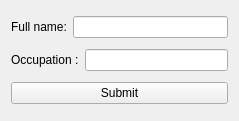
<?xml version="1.0" encoding="UTF-8"?>
<ui version="4.0">
 <class>Widget</class>
 <widget class="QWidget" name="Widget">
  <property name="geometry">
   <rect>
    <x>0</x>
    <y>0</y>
    <width>239</width>
    <height>121</height>
   </rect>
  </property>
  <property name="windowTitle">
   <string>QT Designer QWidget</string>
  </property>
  <layout class="QVBoxLayout" name="verticalLayout">
   <item>
    <layout class="QHBoxLayout" name="horizontalLayout">
     <item>
      <widget class="QLabel" name="label">
       <property name="text">
        <string>Full name:</string>
       </property>
      </widget>
     </item>
     <item>
      <widget class="QLineEdit" name="le_name"/>
     </item>
    </layout>
   </item>
   <item>
    <layout class="QHBoxLayout" name="horizontalLayout_2">
     <item>
      <widget class="QLabel" name="label_2">
       <property name="text">
        <string>Occupation :</string>
       </property>
      </widget>
     </item>
     <item>
      <widget class="QLineEdit" name="le_occ"/>
     </item>
    </layout>
   </item>
   <item>
    <widget class="QPushButton" name="pb_submit">
     <property name="text">
      <string>Submit</string>
     </property>
    </widget>
   </item>
  </layout>
 </widget>
 <resources/>
 <connections/>
</ui>
